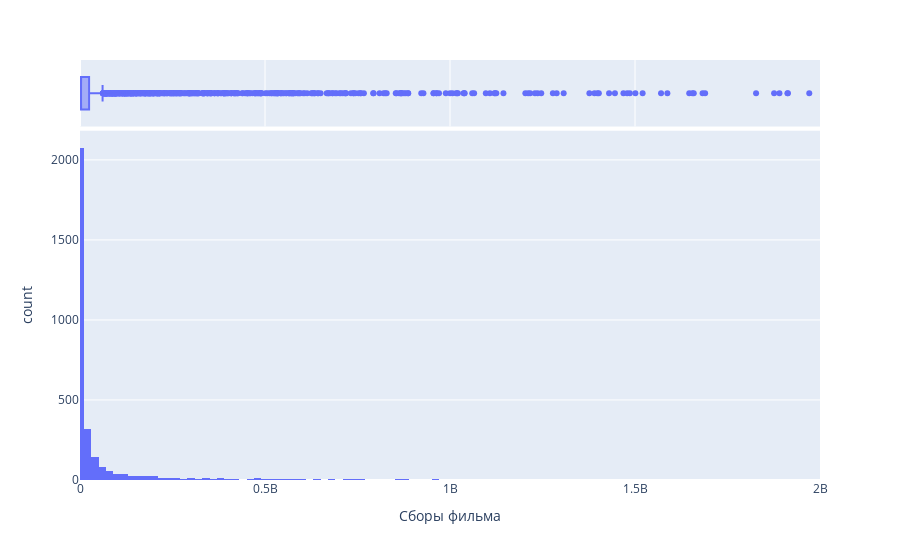

The notebook cell this image was saved under:
### Markdown cell above
Относительно рейтингов фильмов выбросы хоть и есть, но влияние на характерные показатели они, можно сказать, не оказывают. Учитывая разнообразие и непредсказуемость зрительских оценок, оставим соответствующие значения в первоначальном виде.

### Code cell
# получение распределения значений сборов
px.histogram(
movies,
x='box_office',
marginal='box',
range_x=(0, 2000000000)).update_layout(
xaxis_title='Сборы фильма')

### Figure 1 — Plotly figure (JSON) as saved in the notebook; plotly's stock layout.template omitted (floating-point values rounded to 4 significant figures; data arrays with more than 128 entries replaced by an {"elided": "..."} marker saying what was removed)
{"data": [{"alignmentgroup": "True", "bingroup": "x", "hovertemplate": "box_office=%{x}<br>count=%{y}<extra></extra>", "legendgroup": "", "marker": {"color": "#636efa", "pattern": {"shape": ""}}, "name": "", "offsetgroup": "", "orientation": "v", "showlegend": false, "type": "histogram", "x": {"elided": "7432 float values"}, "xaxis": "x", "yaxis": "y"}, {"alignmentgroup": "True", "hovertemplate": "box_office=%{x}<extra></extra>", "legendgroup": "", "marker": {"color": "#636efa"}, "name": "", "notched": true, "offsetgroup": "", "showlegend": false, "type": "box", "x": {"elided": "7432 float values"}, "xaxis": "x2", "yaxis": "y2"}], "layout": {"barmode": "relative", "legend": {"tracegroupgap": 0}, "margin": {"t": 60}, "xaxis": {"anchor": "y", "domain": [0, 1], "range": [0, 2000000000], "title": {"text": "Сборы фильма"}}, "xaxis2": {"anchor": "y2", "domain": [0, 1], "matches": "x", "showgrid": true, "showticklabels": false}, "yaxis": {"anchor": "x", "domain": [0, 0.8316], "title": {"text": "count"}}, "yaxis2": {"anchor": "x2", "domain": [0.8416, 1], "matches": "y2", "showgrid": false, "showline": false, "showticklabels": false, "ticks": ""}}}
